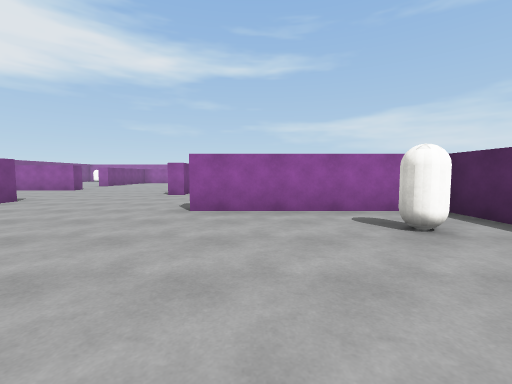
view 1 (above)

22 first-person views from a walk through a scene from a Unity 3-D project. The camera is 1.3 m above the floor, tilts 4° down and sees 90° across. The floor is counted in squares, 2 m on a side. Each view is taken from the middle of a square. On the plan, view 1 faces up. The plan holds only what a view shows up to about 9 squares ahead; the rest is blank. Surface patterns are stand-ins for the level's own textures.

view 2
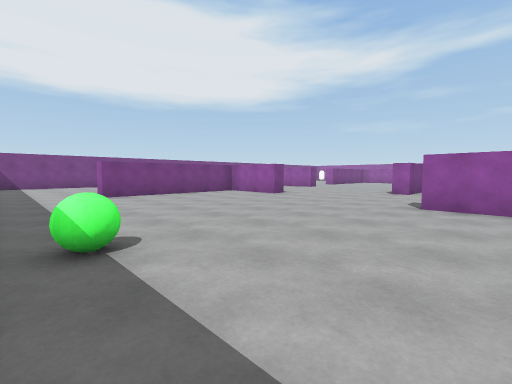

view 3
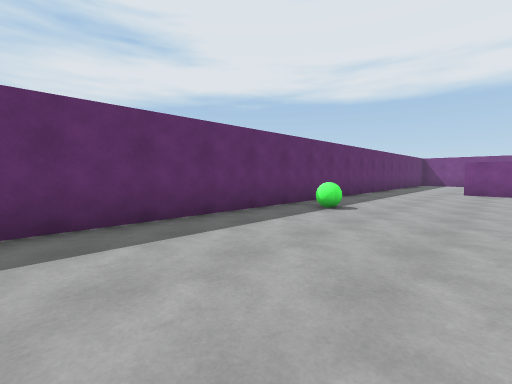

view 4
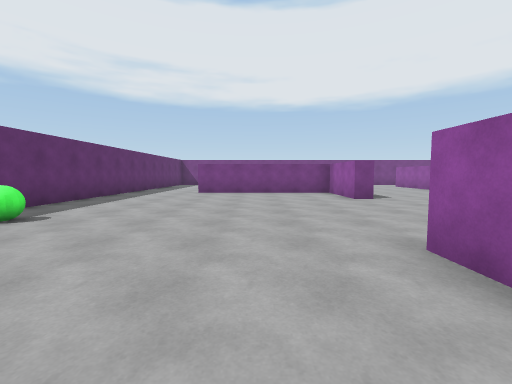

view 5
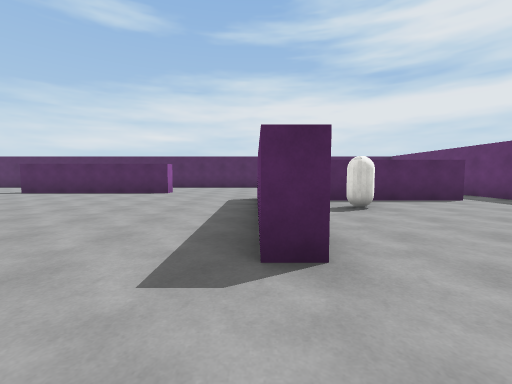

view 6
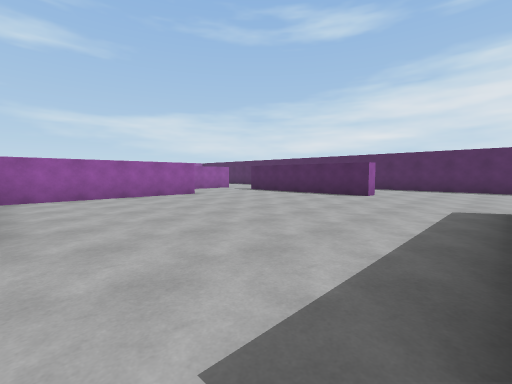

view 7
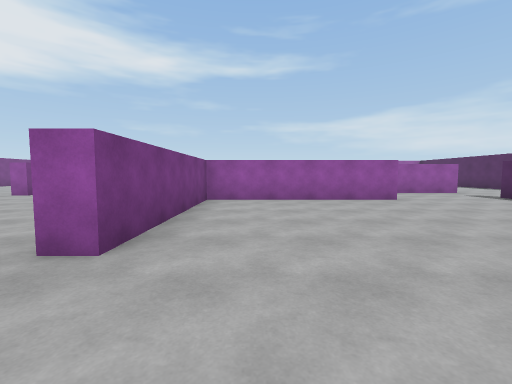

view 8
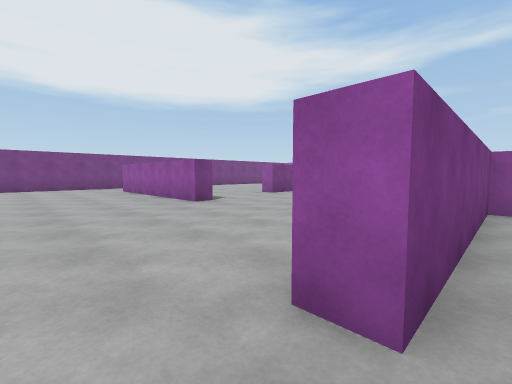

view 9
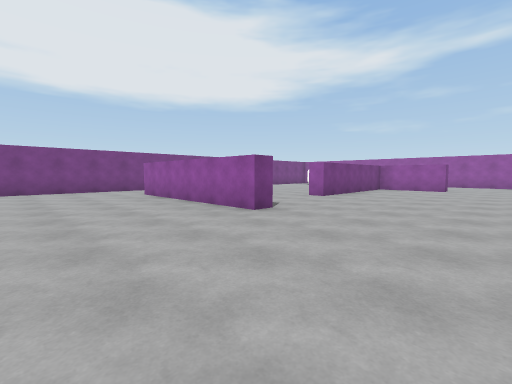

view 10
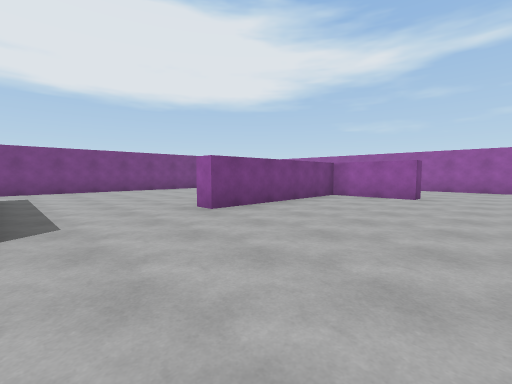

view 11
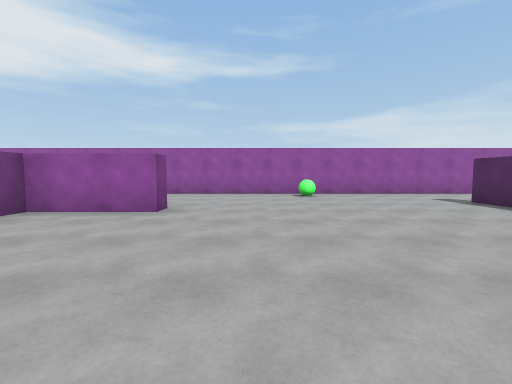

view 12
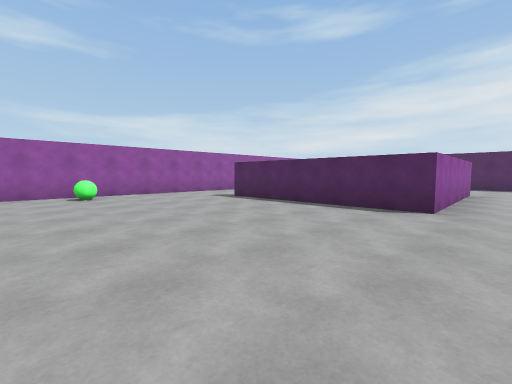

view 13
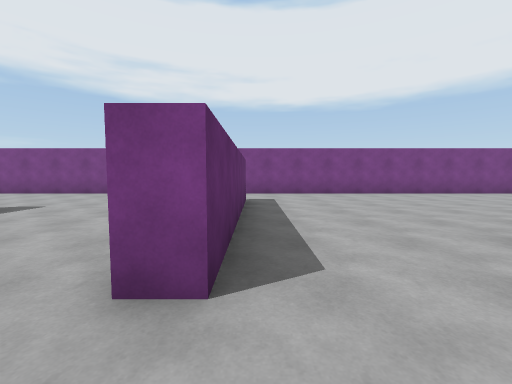

view 14
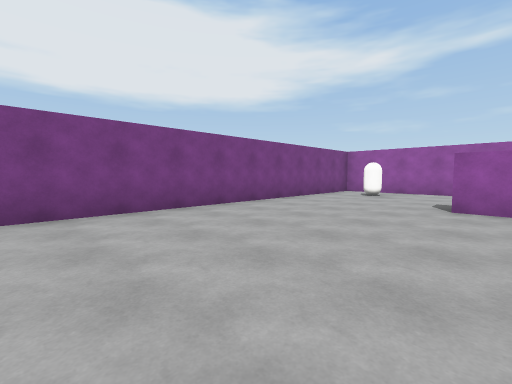

view 15
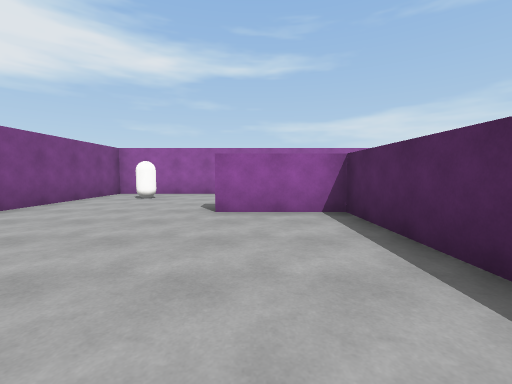

view 16
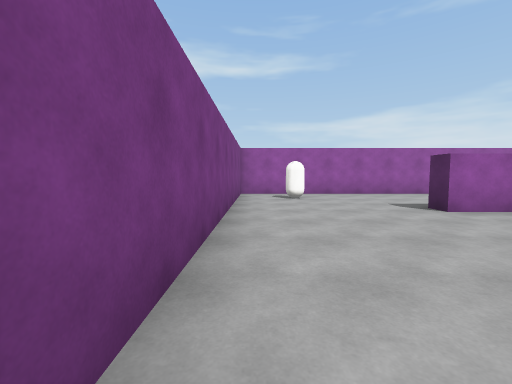

view 17
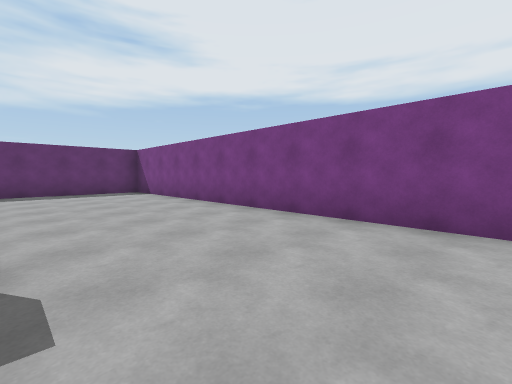

view 18
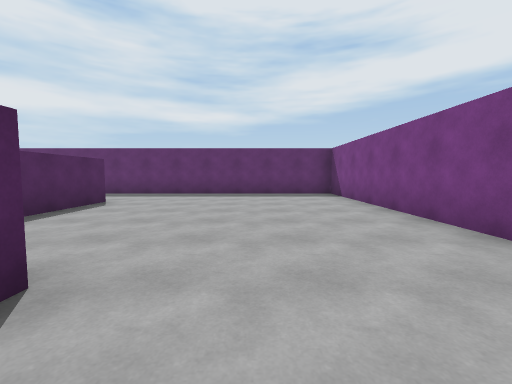

view 19
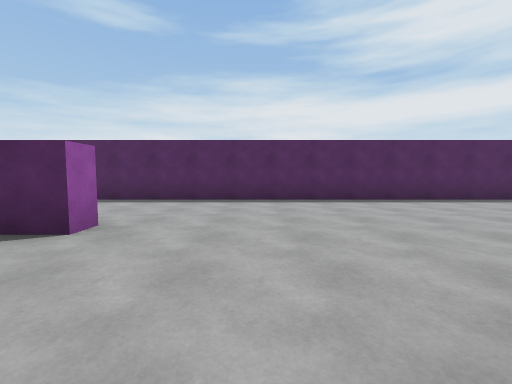

view 20
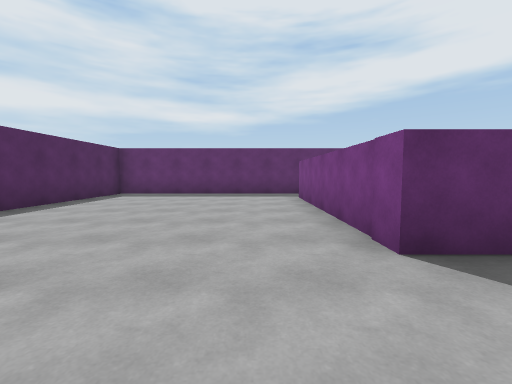

view 21
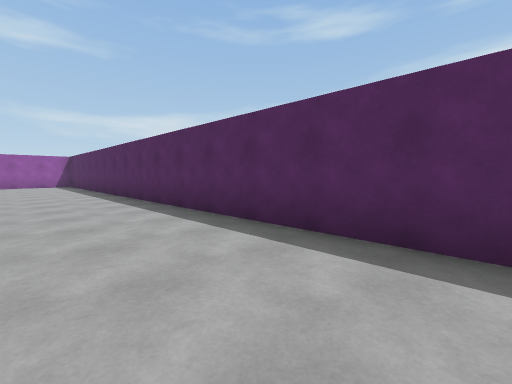

view 22
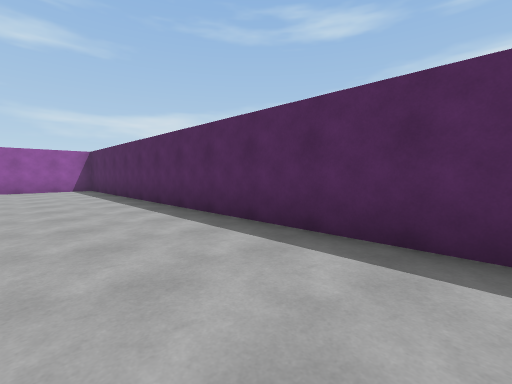

### Floor plan
Points are (right, up) in squares from view 1. A wall is a line through its corners. A room is listed if a view was taken in it or the views show most of it. See-through windows are left out.
Room 1 (views 1, 2, 3, 4, 5, 6, 9)
walls: (-5.7, 5.6) (-7.9, 5.6) (-7.9, 1); (-7.5, -1.5) (2.5, -1.5); (-2.2, 8) (-2.8, 8); (2.6, 4.5) (-1.2, 4.5) (-1.2, 5); (3.3, -0.2) (3.3, 4.4)
ways out: opening at (-8, -0.5) to room 2; opening at (-3.4, 6.8) to room 2; opening at (3, -1) to room 2
objects: green ball (-3, 0); capsule (2, 3)
Room 2 (views 7, 8, 10, 11, 12, 13, 14, 15, 16, 17, 18, 19, 20, 21, 22)
walls: (2.6, 12.5) (-2.2, 12.5) (-2.2, 8); (-5.7, 6.1) (-5.7, 5.6); (-1.2, 5) (1.2, 5); (-8.4, 15.5) (-8.4, 18.4) (-10.7, 18.4) (-10.7, 18.9); (-5.7, 18.9) (-5.7, 18.4) (-7.9, 18.4) (-7.9, 13.8) (-8.5, 13.8); (6, 14.9) (1, 14.9) (1, 20); (2.9, 5) (3.8, 5) (3.8, -0.1); (6.2, 8) (5.7, 8) (5.7, 13); (-12, 10.8) (-7.3, 10.8) (-7.3, 10.3) (-12.4, 10.3); (3.2, 22.5) (-14.5, 22.5) (-14.5, -1.5) (-7.5, -1.5); (-7.9, 1) (-8.4, 1) (-8.4, 3.1); (2.5, -1.5) (9.5, -1.5) (9.5, 21.2); (8.4, 22.5) (7, 22.5)
ways out: opening at (-8, -0.5) to room 1; opening at (-3.4, 6.8) to room 1; opening at (3, -1) to room 1
objects: capsule (-13, 21); green ball (-3, 22)

Where each view was taken, in squares from view 1:
view 1: 0 up, 0 right, facing up
view 2: 1 down, 0 right, facing up-left
view 3: 2 up, 2 right, facing down-left
view 4: 3 up, 1 right, facing left
view 5: 5 up, 3 left, facing right
view 6: 5 up, 2 left, facing up-right
view 7: 6 up, 1 left, facing up
view 8: 7 up, 2 left, facing up-left
view 9: 7 up, 4 left, facing up-left
view 10: 11 up, 4 left, facing up-left
view 11: 14 up, 4 left, facing up
view 12: 14 up, 4 left, facing up-right
view 13: 11 up, 6 left, facing left
view 14: 13 up, 10 left, facing up-left
view 15: 14 up, 10 left, facing up
view 16: 14 up, 14 left, facing up
view 17: 8 up, 11 left, facing down-left
view 18: 7 up, 12 left, facing down
view 19: 6 up, 3 right, facing right
view 20: 7 up, 5 right, facing down
view 21: 7 up, 7 right, facing up-right
view 22: 11 up, 7 right, facing up-right
